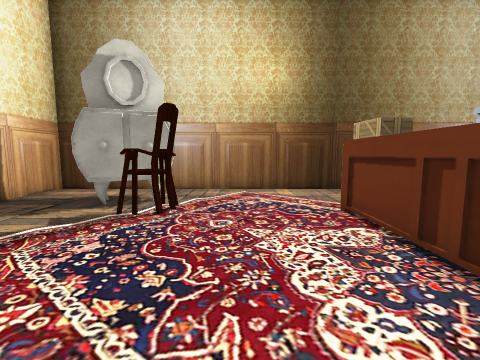
View 1 (above)

16 first-person views from a walk through a 3-D level made in the Unity game engine. The camera is 1.4 m above the floor, tilts 6° down and sees 90° across. The floor is counted in squares, 1 m on a side. Each view is taken from the middle of a square. On the plan, view 1 faces up. The plan holds only what a view shows up to about 13 squares ahead; the rest is blank. The place goes on beyond the plan. The player character is not drawn. Some surface patterns are stand-ins.

View 2
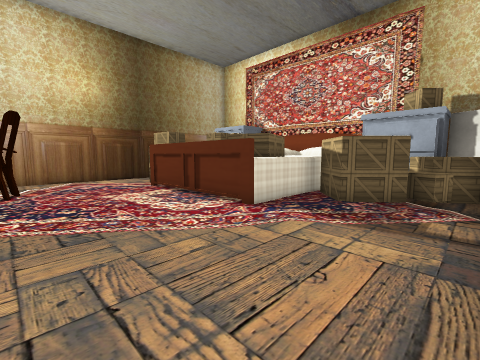

View 3
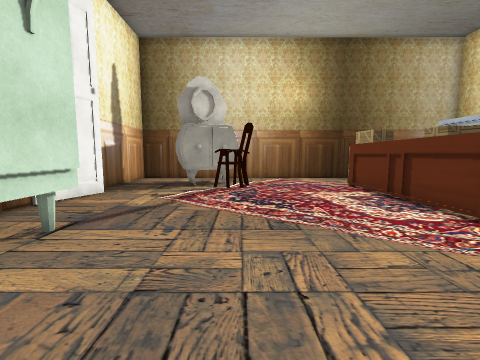

View 4
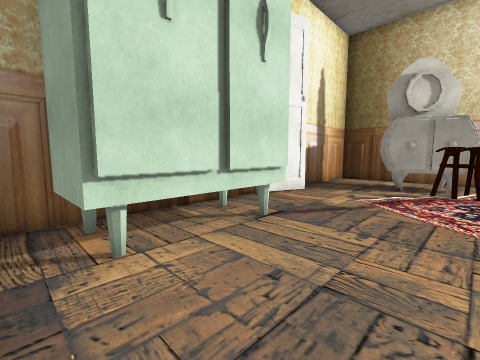

View 5
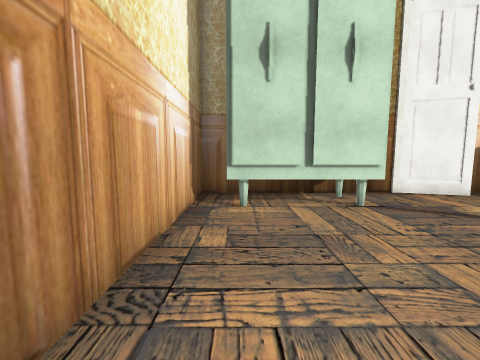

View 6
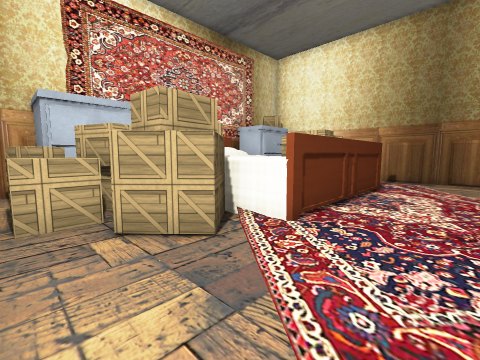

View 7
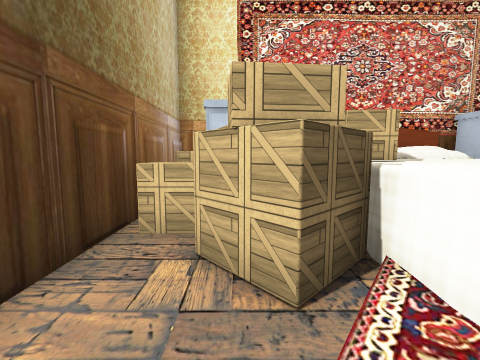

View 8
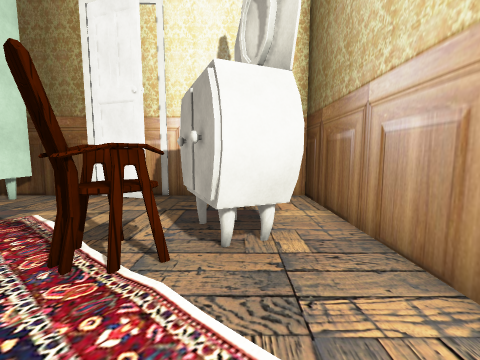

View 9
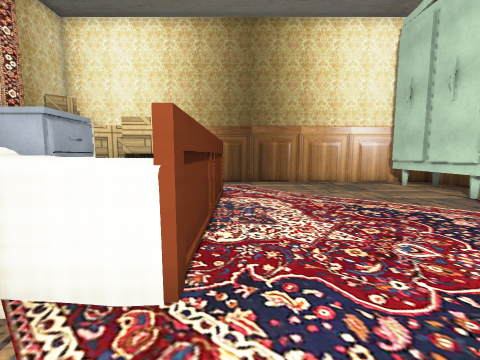

View 10
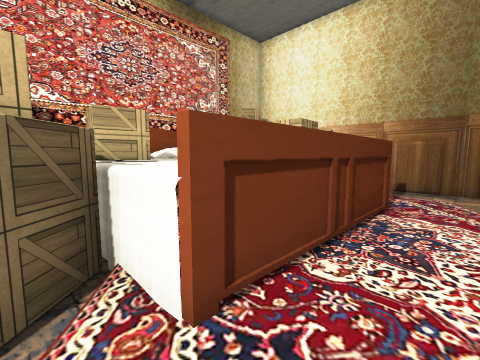

View 11
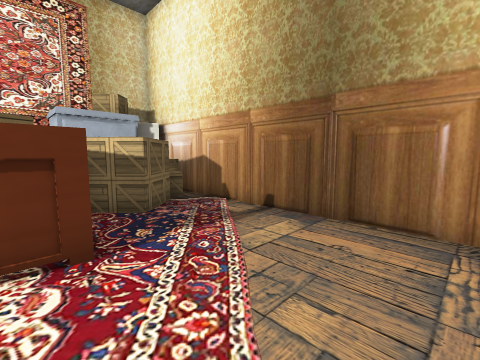

View 12
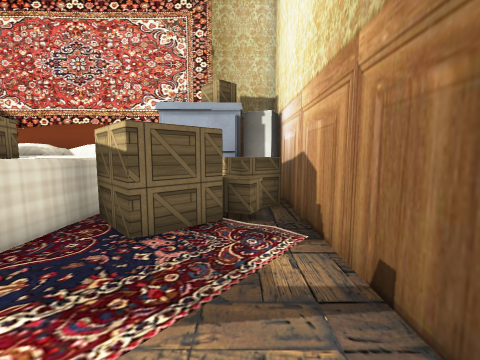

View 13
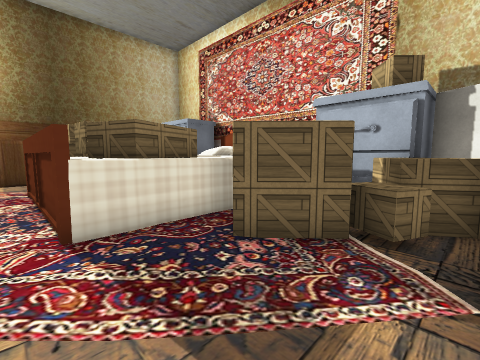

View 14
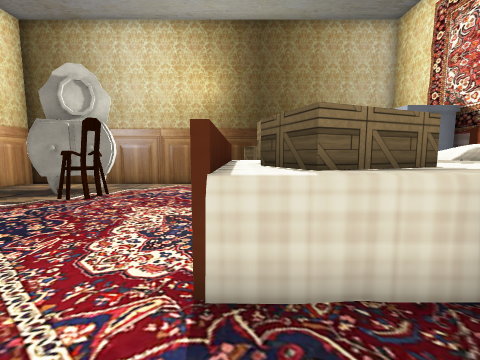

View 15
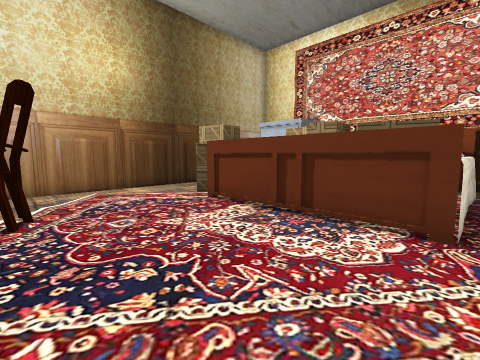

View 16
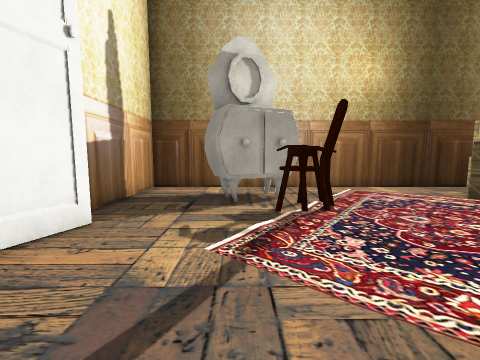

### Floor plan
Key: @ floor where view 1 was taken; # wall or solid block; . floor; / step, stairs or slope; ^ raised ledge; B box; C closet; H chair; O other object.
Columns run from 8 left of view 1 to 10 right of it. Each row starts with its distance up from view 1.
 11 ##############
 10 #.............BBB##
  9 #....O.......BBBB#
  8 #..OOOO....BBBBBBC
  7 #..OOHH.....BBBB
  6 #....HH....^^^^
  5 ##.../.....^^^^B^#
  4 #O../......^^^^^^##
  3 O..........^B^^^^^^
  2 #..........^BBB^^#
  1 #CC........^BBB^^^
  0 #CCC....@/.^^^B ^^
 -1 #  C...../...BB  C#
 -2 #  C....../..BB C##
 -3 #CCC..........BBB##
 -4 #............/..BOO
 -5 ################

Where each view was taken, in squares from view 1:
view 1: 0 up, 0 right, facing up
view 2: 4 down, 2 left, facing up-right
view 3: 4 down, 2 left, facing up
view 4: 4 down, 2 left, facing up-left
view 5: 3 down, 1 right, facing left
view 6: 10 up, 0 right, facing down-right
view 7: 8 up, 1 right, facing right
view 8: 8 up, 1 right, facing left
view 9: 8 up, 2 right, facing down
view 10: 7 up, 1 right, facing down-right
view 11: 1 up, 1 left, facing down-right
view 12: 3 down, 1 right, facing right
view 13: 4 down, 2 right, facing up-right
view 14: 2 down, 3 right, facing up
view 15: 0 up, 2 left, facing up-right
view 16: 0 up, 4 left, facing up
